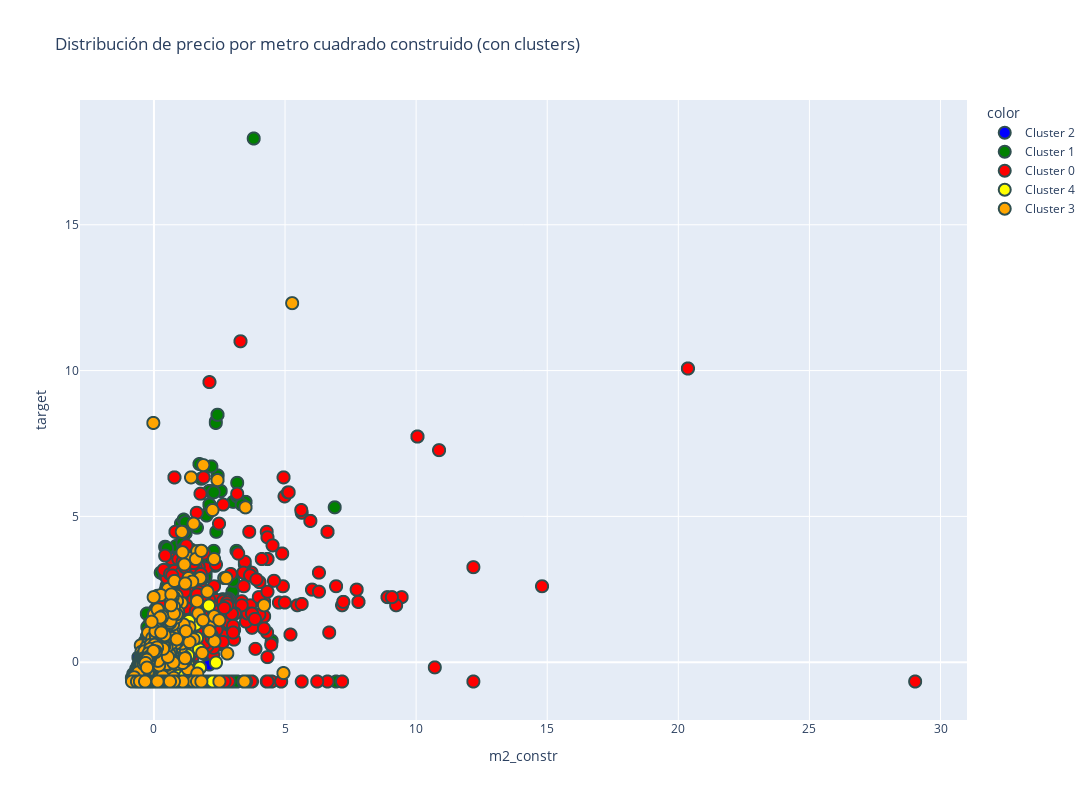

Notebook code for this chart:
### Code cell
k = 5

kmeans = KMeans(n_clusters=k, random_state=42, init="random", n_init="auto")

kmeans.fit(df)

preds = kmeans.predict(df)

cluster_labels = [f"Cluster {p}" for p in preds]
color_map = {"Cluster 0": "red", "Cluster 1": "green", "Cluster 2": "blue", "Cluster 3": "orange", "Cluster 4": "yellow"}

plot_clusters(
    data_frame=df,
    x="m2_constr",
    y="target",
    color=cluster_labels,
    title="Distribución de precio por metro cuadrado construido (con clusters)",
    width=1200,
    height=800,
    color_discrete_map=color_map,
)

### Figure 1 — Plotly figure (JSON) as saved in the notebook; plotly's stock layout.template omitted (floating-point values rounded to 4 significant figures; data arrays with more than 128 entries replaced by an {"elided": "..."} marker saying what was removed)
{"data": [{"hovertemplate": "color=Cluster 2<br>m2_constr=%{x}<br>target=%{y}<extra></extra>", "legendgroup": "Cluster 2", "marker": {"color": "blue", "line": {"color": "DarkSlateGrey", "width": 2}, "size": 12, "symbol": "circle"}, "mode": "markers", "name": "Cluster 2", "showlegend": true, "type": "scattergl", "x": {"elided": "1761 float values"}, "xaxis": "x", "y": {"elided": "1761 float values"}, "yaxis": "y"}, {"hovertemplate": "color=Cluster 1<br>m2_constr=%{x}<br>target=%{y}<extra></extra>", "legendgroup": "Cluster 1", "marker": {"color": "green", "line": {"color": "DarkSlateGrey", "width": 2}, "size": 12, "symbol": "circle"}, "mode": "markers", "name": "Cluster 1", "showlegend": true, "type": "scattergl", "x": {"elided": "2083 float values"}, "xaxis": "x", "y": {"elided": "2083 float values"}, "yaxis": "y"}, {"hovertemplate": "color=Cluster 0<br>m2_constr=%{x}<br>target=%{y}<extra></extra>", "legendgroup": "Cluster 0", "marker": {"color": "red", "line": {"color": "DarkSlateGrey", "width": 2}, "size": 12, "symbol": "circle"}, "mode": "markers", "name": "Cluster 0", "showlegend": true, "type": "scattergl", "x": {"elided": "1883 float values"}, "xaxis": "x", "y": {"elided": "1883 float values"}, "yaxis": "y"}, {"hovertemplate": "color=Cluster 4<br>m2_constr=%{x}<br>target=%{y}<extra></extra>", "legendgroup": "Cluster 4", "marker": {"color": "yellow", "line": {"color": "DarkSlateGrey", "width": 2}, "size": 12, "symbol": "circle"}, "mode": "markers", "name": "Cluster 4", "showlegend": true, "type": "scattergl", "x": {"elided": "2411 float values"}, "xaxis": "x", "y": {"elided": "2411 float values"}, "yaxis": "y"}, {"hovertemplate": "color=Cluster 3<br>m2_constr=%{x}<br>target=%{y}<extra></extra>", "legendgroup": "Cluster 3", "marker": {"color": "orange", "line": {"color": "DarkSlateGrey", "width": 2}, "size": 12, "symbol": "circle"}, "mode": "markers", "name": "Cluster 3", "showlegend": true, "type": "scattergl", "x": {"elided": "1726 float values"}, "xaxis": "x", "y": {"elided": "1726 float values"}, "yaxis": "y"}], "layout": {"height": 800, "legend": {"title": {"text": "color"}, "tracegroupgap": 0}, "title": {"text": "Distribución de precio por metro cuadrado construido (con clusters)"}, "width": 1200, "xaxis": {"anchor": "y", "domain": [0, 1], "title": {"text": "m2_constr"}}, "yaxis": {"anchor": "x", "domain": [0, 1], "title": {"text": "target"}}}}
